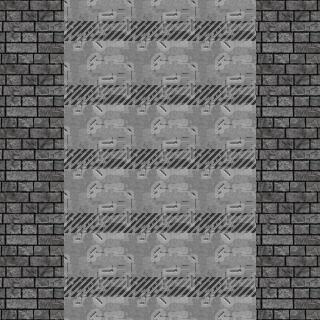

Rendered tile map (Tiled .tmx) drawn with the repository's tilesets; below, a short description and the map source with its tile grids summarised:
An orthogonal 5x5 tile map with 64x64 px tiles, 3 tile layers (Background, Dynamic_Obstacles, Walls).

<map version="1.0" orientation="orthogonal" renderorder="right-down" width="5" height="5" tilewidth="64" tileheight="64" nextobjectid="1">
 <tileset firstgid="1" name="64pxTileSet" tilewidth="64" tileheight="64">
  <image source="../64pxTileSet.png" width="1472" height="128" />
 </tileset>
 <layer name="Background" width="5" height="5">
  <data>[25 cells, 25 non-empty, 1 distinct tile ids]</data>
 </layer>
 <layer name="Dynamic_Obstacles" width="5" height="5">
  <data>[25 cells, 0 non-empty, 0 distinct tile ids]</data>
 </layer>
 <layer name="Walls" width="5" height="5">
  <data>[25 cells, 10 non-empty, 1 distinct tile ids]</data>
 </layer>
</map>
